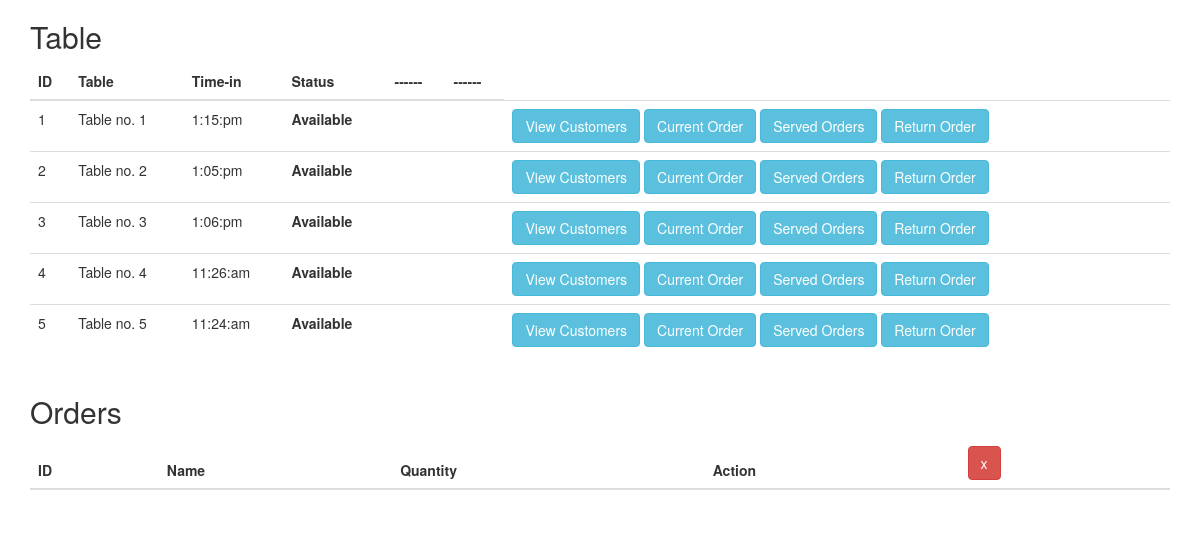
Screenshot of /viewOrders.php?table_number=Table no. 1 with the database file from the repository.
### tables this page shows
CREATE TABLE `all_table` (
  `id` int(11) NOT NULL,
  `table_number` varchar(255) NOT NULL,
  `stat` varchar(255) NOT NULL,
  `order_time` varchar(255) NOT NULL,
  `tracking_number` int(11) NOT NULL
);

### viewTable.php (the view, shortened to what this page needs)
<?php
$mysql_hostname = "localhost";
$mysql_username = "root";
$mysql_password = "";
$mysql_database = "BuffetStyle";
$conn = new mysqli($mysql_hostname, $mysql_username, $mysql_password, $mysql_database);
$sql = "SELECT * FROM all_table";
$result = $conn->query($sql);
?>
<!DOCTYPE html>
<html>
<head>
<link rel="stylesheet" href="https://maxcdn.bootstrapcdn.com/bootstrap/3.4.0/css/bootstrap.min.css">
</head>
<body>
	<div class="container">
		<h2>Table</h2>
<table class="table">
	<thead>
		<tr>
		<th>ID</th>
		<th>Table</th>
        <th>Time-in</th>
        <th>Status</th>
        <th>------</th>
        <th>------</th>
	</tr>
	</thead>
	<tbody>
		<?php
			if ($result->num_rows > 0) {
				while ($row = $result->fetch_assoc()) {
		?>
					<tr>
					<td><?php echo $row['id']; ?></td>
					<td><?php echo $row['table_number']; ?></td>
                    <td><?php echo $row['order_time']; ?></td>
                    <td><strong><?php echo $row['stat']; ?></strong></td>
                    <td></td>
                    <td></td>
					<td><a class="btn btn-info" href="viewCustomer.php?table_number=<?php echo $row['table_number']; ?>">View Customers</a>&nbsp;<a class="btn btn-info" href="viewOrders.php?table_number=<?php echo $row['table_number']; ?>">Current Order</a>&nbsp;<a class="btn btn-info" href="viewServed.php?table_number=<?php echo $row['table_number']; ?>">Served Orders</a>&nbsp;<a class="btn btn-info" href="ReturnOrders.php?table_number=<?php echo $row['table_number']; ?>">Return Order</a>&nbsp;</td>
					</tr>
		<?php		}
			}
		?>
	</tbody>
</table>
	</div>
</body>
</html>

### viewTable.php (style rules this page uses)
body { font-family: Arial, Helvetica, sans-serif; }

### rows the page displays
all_table: id "1", table_number "Table no. 1", order_time "1:15:pm", stat "Available"
all_table: id "2", table_number "Table no. 2", order_time "1:05:pm", stat "Available"
all_table: id "3", table_number "Table no. 3", order_time "1:06:pm", stat "Available"
all_table: id "4", table_number "Table no. 4", order_time "11:26:am", stat "Available"
all_table: id "5", table_number "Table no. 5", order_time "11:24:am", stat "Available"
